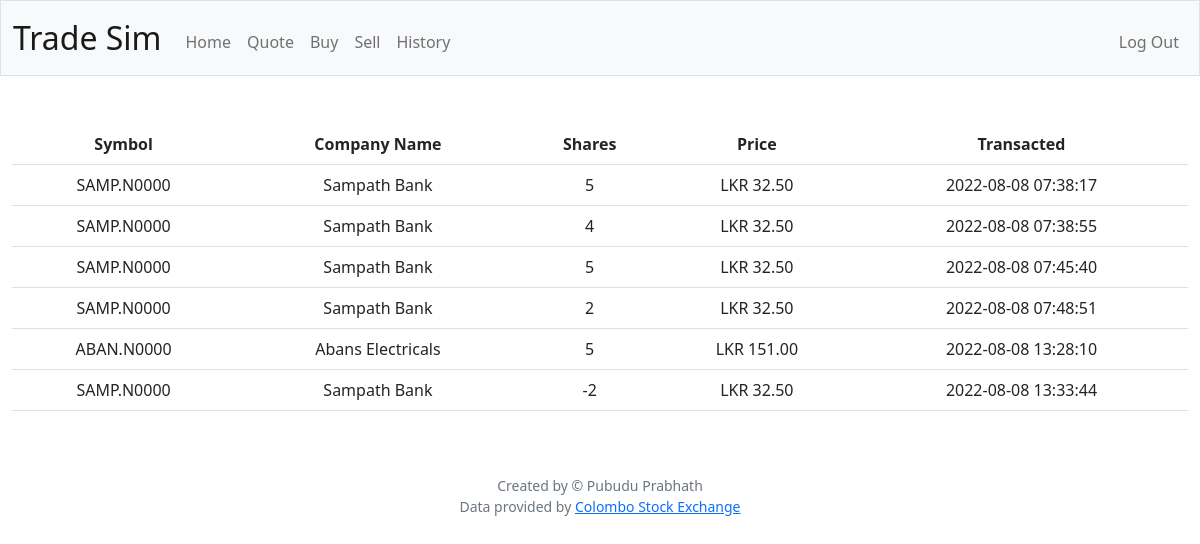
The app's page /history (signed in) with its own data.
### tables this page shows
CREATE TABLE transactions (
user_id INTEGER NOT NULL,
symbol TEXT NOT NULL,
shares INTEGER NOT NULL,
price FLOAT NOT NULL,
time TIMESTAMP DEFAULT CURRENT_TIMESTAMP NOT NULL,
FOREIGN KEY (user_id) REFERENCES users (id) );

CREATE TABLE companies(
name TEXT NOT NULL,
symbol TEXT NOT NULL UNIQUE);

### app.py (the view)
@app.route("/history")
@login_required
def history():
    rows = db.execute("SELECT * FROM transactions WHERE user_id=?;", session["user_id"])
    for row in rows:
        row["price"] = usd(row["price"])
        row["name"] = db.execute("SELECT name FROM companies WHERE symbol = ? LIMIT 1", row["symbol"])[0]['name']
    return render_template("history.html", rows=rows)

### app.py (called while the page is built)
@app.after_request
def after_request(response):
    response.headers["Cache-Control"] = "no-cache, no-store, must-revalidate"
    response.headers["Expires"] = 0
    response.headers["Pragma"] = "no-cache"
    return response

### helpers.py (called while the page is built)
def login_required(f):
    @wraps(f)
    def decorated_function(*args, **kwargs):
        if session.get("user_id") is None:
            return redirect("/login")
        return f(*args, **kwargs)
    return decorated_function

def usd(value):
    return f"LKR {value:,.2f}"

### templates/history.html (shortened to what this page needs)
{% extends "layout.html" %}
{% block main %}
<table class="table">
    <tr>
        <th>Symbol</th>
        <th>Company Name</th>
        <th>Shares</th>
        <th>Price</th>
        <th>Transacted</th>
    </tr>
    {% for row in rows %}
    <tr>
        <td>{{ row.symbol }}</td>
        <td>{{ row.name }}</td>
        <td>{{ row.shares }}</td>
        <td>{{ row.price }}</td>
        <td>{{ row.time }}</td>
    </tr>
    {% endfor %}
</table>
{% endblock %}

### templates/layout.html (shortened to what this page needs)
<!DOCTYPE html>
<html lang="en">
    <head>
        <link href="https://cdn.jsdelivr.net/npm/bootstrap@5.1.3/dist/css/bootstrap.min.css" rel="stylesheet">
        <link href="/static/styles.css" rel="stylesheet">
    </head>
    <body>
        <nav class="bg-light border navbar navbar-expand-md navbar-light">
            <div class="container-fluid">
                <a class="navbar-brand" href="/">Trade Sim</a>
                <div class="collapse navbar-collapse" id="navbar">
                    {% if session["user_id"] %}
                        <ul class="navbar-nav me-auto mt-2">
                            <li class="nav-item"><a class="nav-link" href="/">Home</a></li>
                            <li class="nav-item"><a class="nav-link" href="/quote">Quote</a></li>
                            <li class="nav-item"><a class="nav-link" href="/buy">Buy</a></li>
                            <li class="nav-item"><a class="nav-link" href="/sell">Sell</a></li>
                            <li class="nav-item"><a class="nav-link" href="/history">History</a></li>
                        </ul>
                        <ul class="navbar-nav ms-auto mt-2">
                            <li class="nav-item"><a class="nav-link" href="/logout">Log Out</a></li>
                        </ul>
                    {% else %}
                        <ul class="navbar-nav ms-auto mt-2">
                            <li class="nav-item"><a class="nav-link" href="/register">Register</a></li>
                            <li class="nav-item"><a class="nav-link" href="/login">Log In</a></li>
                        </ul>
                    {% endif %}
                </div>
            </div>
        </nav>
        <main class="container-fluid py-5 text-center">
            {% block main %}{% endblock %}
        </main>
        <footer class="mb-5 small text-center text-muted">
            Created by &copy; Pubudu Prabhath<br>
            Data provided by <a href="https://www.cse.lk/">Colombo Stock Exchange</a>
        </footer>
    </body>
</html>

### static/styles.css (style rules this page uses)
nav .navbar-brand { font-size: xx-large; }

### records on screen
transactions: symbol "SAMP.N0000", name "Sampath Bank", shares "5", price "LKR 32.50", time "2022-08-08 07:38:17"
transactions: symbol "SAMP.N0000", name "Sampath Bank", shares "4", price "LKR 32.50", time "2022-08-08 07:38:55"
transactions: symbol "SAMP.N0000", name "Sampath Bank", shares "5", price "LKR 32.50", time "2022-08-08 07:45:40"
transactions: symbol "SAMP.N0000", name "Sampath Bank", shares "2", price "LKR 32.50", time "2022-08-08 07:48:51"
transactions: symbol "ABAN.N0000", name "Abans Electricals", shares "5", price "LKR 151.00", time "2022-08-08 13:28:10"
transactions: symbol "SAMP.N0000", name "Sampath Bank", shares "-2", price "LKR 32.50", time "2022-08-08 13:33:44"
